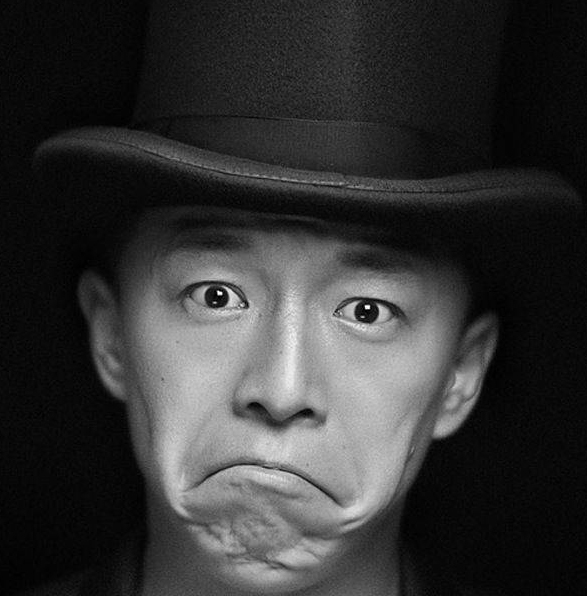
//> input picture 07.jpg, 587 x 596 px, given in place of the camera
$ ./facedetect   (built with g++ and OpenCV 4)
//> lines starting //> are read from the running program, lines starting //| are printed output that depends on the picture; after the words box and inside, x2 and y2 are one past the last pixel; in counts of white or black regions, pixels touching at a corner belong together
#include <opencv2/opencv.hpp>

#include <iostream>
#include <stdio.h>

using namespace std;
using namespace cv;

/** Function Headers */
void detectAndDisplay( Mat frame );

/** Global variables */
String face_cascade_name = "haarcascade_frontalface_alt.xml";
String eyes_cascade_name = "haarcascade_eye_tree_eyeglasses.xml";
CascadeClassifier face_cascade;
CascadeClassifier eyes_cascade;
String window_name = "Capture - Face detection";

/** @function main */
int main( void )
{
    VideoCapture capture;
    Mat frame;

    //-- 1. Load the cascades
    if( !face_cascade.load( face_cascade_name ) ){ printf("--(!)Error loading face cascade\n"); return -1; };
    if( !eyes_cascade.load( eyes_cascade_name ) ){ printf("--(!)Error loading eyes cascade\n"); return -1; };

    //-- 2. Read the video stream
    capture.open( -1 );
    if ( ! capture.isOpened() ) { printf("--(!)Error opening video capture\n"); return -1; }

    while ( capture.read(frame) )
    {
//> frame is the input picture: 596 rows x 587 cols, CV_8UC3; min 0, max 255, mean 51.6
        if( frame.empty() )
        {
            printf(" --(!) No captured frame -- Break!");
            break;
        }

        //-- 3. Apply the classifier to the frame
        detectAndDisplay( frame );

        int c = waitKey(10);
        if( (char)c == 27 ) { break; } // escape
    }
    return 0;
}

/** @function detectAndDisplay */
void detectAndDisplay( Mat frame )
{
    std::vector<Rect> faces;
    Mat frame_gray;

    cvtColor( frame, frame_gray, COLOR_BGR2GRAY );
    equalizeHist( frame_gray, frame_gray );
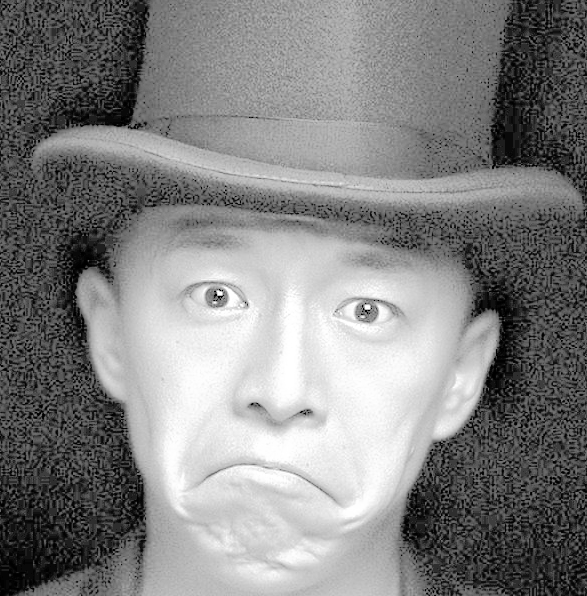
//> frame_gray: 596 rows x 587 cols, CV_8UC1; min 0, max 255, mean 130.2

    //-- Detect faces
    face_cascade.detectMultiScale( frame_gray, faces, 1.1, 2, 0|CASCADE_SCALE_IMAGE, Size(30, 30) );
//> faces = 1 Rect (x, y, width, height): [88, 156, 392, 392]

    for ( size_t i = 0; i < faces.size(); i++ )
    {
        Point center( faces[i].x + faces[i].width/2, faces[i].y + faces[i].height/2 );
        ellipse( frame, center, Size( faces[i].width/2, faces[i].height/2 ), 0, 0, 360, Scalar( 255, 0, 255 ), 4, 8, 0 );

        Mat faceROI = frame_gray( faces[i] );
        std::vector<Rect> eyes;

        //-- In each face, detect eyes
        eyes_cascade.detectMultiScale( faceROI, eyes, 1.1, 2, 0 |CASCADE_SCALE_IMAGE, Size(30, 30) );

        for ( size_t j = 0; j < eyes.size(); j++ )
        {
            Point eye_center( faces[i].x + eyes[j].x + eyes[j].width/2, faces[i].y + eyes[j].y + eyes[j].height/2 );
            int radius = cvRound( (eyes[j].width + eyes[j].height)*0.25 );
            circle( frame, eye_center, radius, Scalar( 255, 0, 0 ), 4, 8, 0 );
        }
    }
//> this loop made 1 pass
//> center on pass 1: Point(284, 352)
//> pass 1, in detectAndDisplay, `Mat faceROI = frame_gray( faces[i] );`:
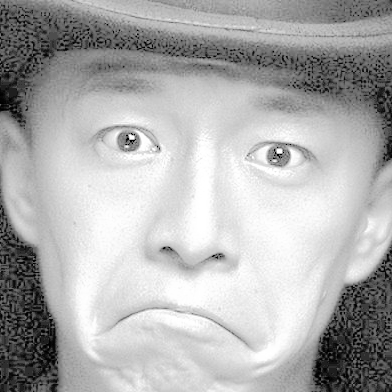
//> faceROI: 392 rows x 392 cols, CV_8UC1; min 0, max 255, mean 175.2
//> after the loop:
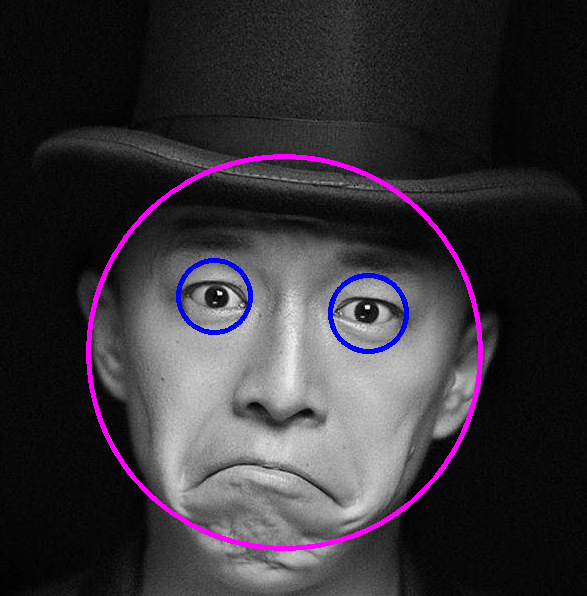
//> frame: 596 rows x 587 cols, CV_8UC3; 2.4% of pixels changed, all inside (x1, y1, x2, y2) = (86, 154, 483, 551)
//> the Esc key is pressed
    //-- Show what you got
    imshow( window_name, frame );
}
